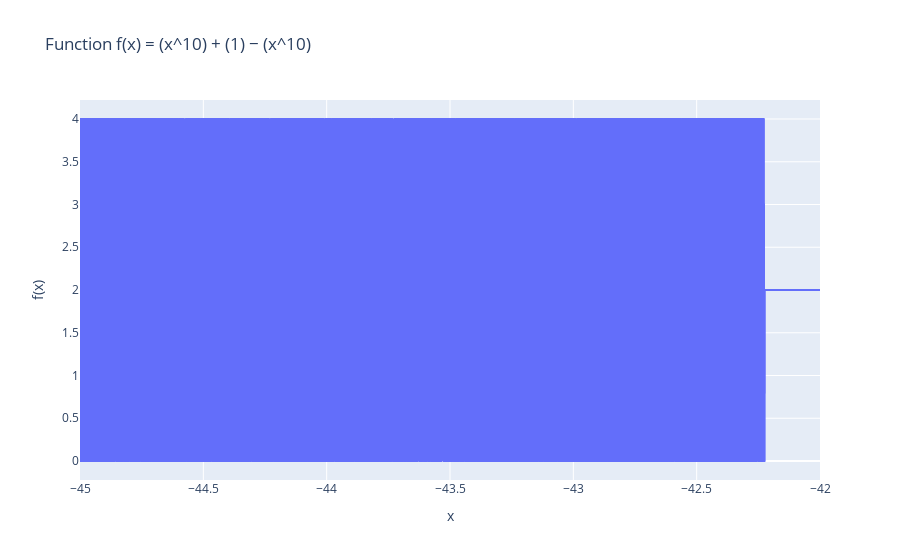

The cell this chart's notebook holds for it:
### Code cell
x = np.linspace(-45, -42, 5000)
y = g(x)

fig = px.line(x=x, y=y, labels={'x': 'x', 'y': 'f(x)'}, title='Function f(x) = (x^10) + (1) − (x^10)')
fig.update_layout(hovermode="x unified")
fig.show()

### Figure 1 — Plotly figure (JSON) as saved in the notebook; plotly's stock layout.template omitted (floating-point values rounded to 4 significant figures; data arrays with more than 128 entries replaced by an {"elided": "..."} marker saying what was removed)
{"data": [{"hovertemplate": "x=%{x}<br>f(x)=%{y}<extra></extra>", "legendgroup": "", "line": {"color": "#636efa", "dash": "solid"}, "marker": {"symbol": "circle"}, "mode": "lines", "name": "", "showlegend": false, "type": "scattergl", "x": {"elided": "5000 float values"}, "xaxis": "x", "y": {"elided": "5000 float values"}, "yaxis": "y"}], "layout": {"hovermode": "x unified", "legend": {"tracegroupgap": 0}, "title": {"text": "Function f(x) = (x^10) + (1) − (x^10)"}, "xaxis": {"anchor": "y", "domain": [0, 1], "title": {"text": "x"}}, "yaxis": {"anchor": "x", "domain": [0, 1], "title": {"text": "f(x)"}}}}
